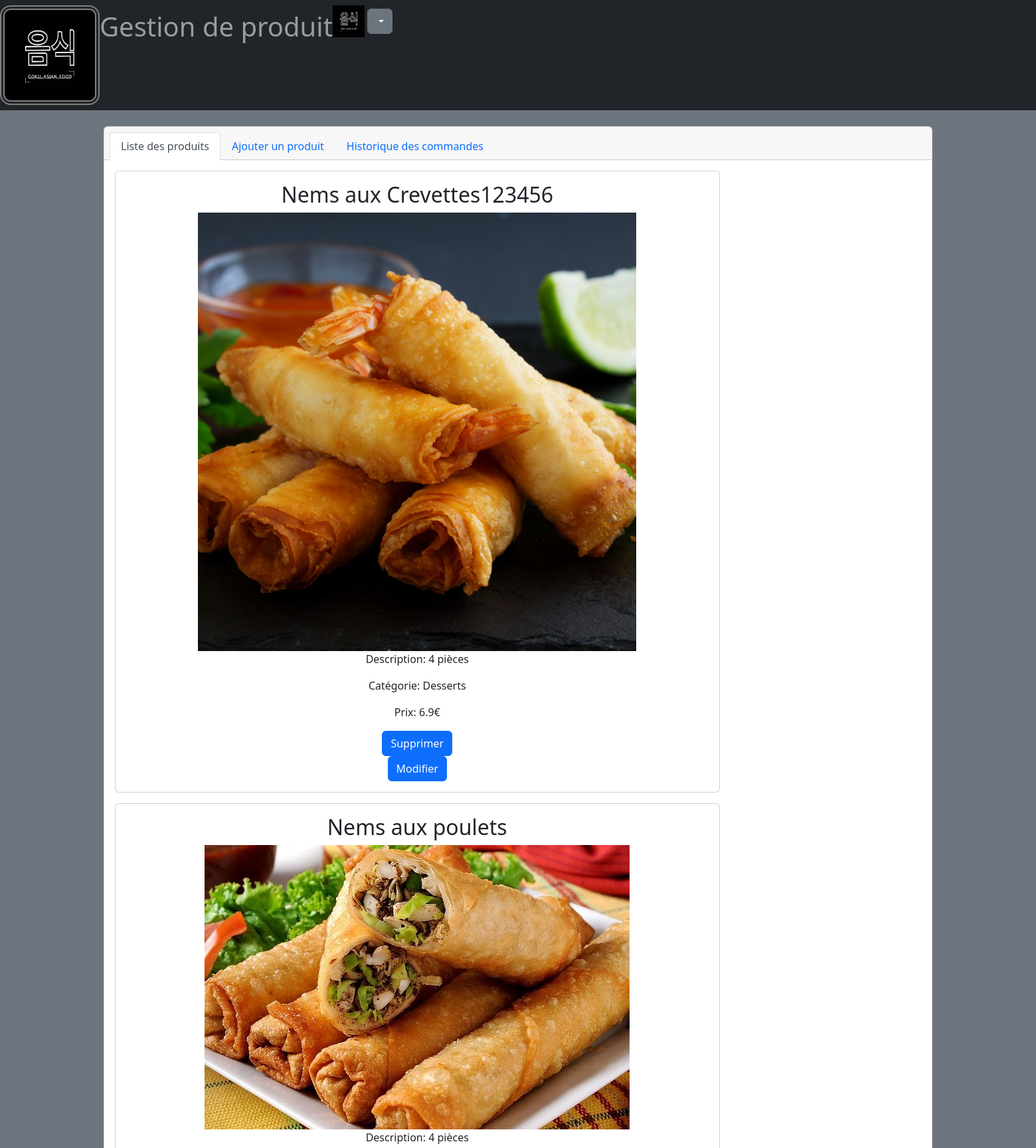
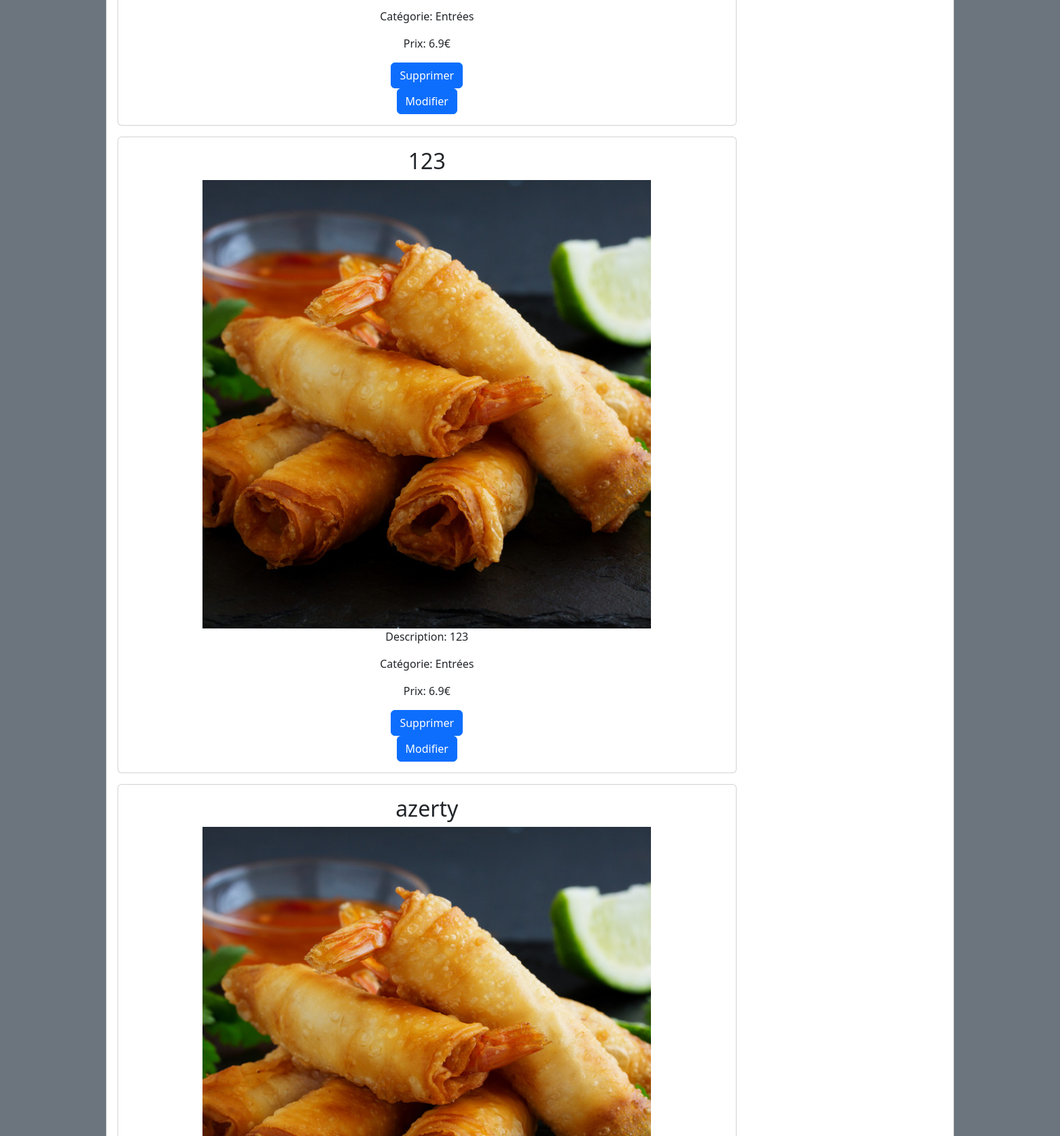
Screenshot of /admin/gestionProduit.php (upper part) with the database file from the repository (2 pictures, top to bottom).
### tables this page shows
CREATE TABLE `produits` (
  `id_produits` int(11) NOT NULL,
  `nom_produit` varchar(255) NOT NULL,
  `description` varchar(255) NOT NULL,
  `categorie` varchar(255) NOT NULL,
  `image` varchar(255) NOT NULL,
  `prix` float NOT NULL
);

### admin/gestionProduit.php (the view, shortened to what this page needs)
<?php
  include_once('../assets/php/ConnectBdd.php');
?>
<!DOCTYPE html>
<html lang="fr">
  <head>
    <link
      href="https://cdn.jsdelivr.net/npm/bootstrap@5.2.0/dist/css/bootstrap.min.css"
      rel="stylesheet"
    />
    <link rel="stylesheet" href="./css/admin.css">
  </head>
  <body class="bg-secondary">
    <nav class="navbar navbar-expand-lg navbar-dark bg-dark">
      <div class="d-flex">
        <img src="./images/logo.jpg" alt="" class="logo">
        <h1 class="navbar-text">Gestion de produit</h1>
        <div class="dropdown">
      <img alt="Logo Goku Asian Food" src="./images/logo.jpg" width="48" />
        <a class="btn btn-secondary dropdown-toggle" href="#" role="button" data-bs-toggle="dropdown" aria-expanded="false">
        </a>
      </div>
      </div>
    </nav>
    <div class="container">
                <div class='m-4'>
                  <div class='card text-center'>
                    <div class='card-header'>
                      <ul class='nav nav-tabs card-header-tabs' id='myTab'>
                        <li class='nav-item'>
                          <a href='#ListProduct' class='nav-link active' data-bs-toggle='tab'
                            >Liste des produits</a>
                        </li>
                        <li class='nav-item'>
                          <a href='#Product' class='nav-link' data-bs-toggle='tab'>Ajouter un produit</a>
                        </li>
                        <li class='nav-item'>
                          <a href='#messages' class='nav-link' data-bs-toggle='tab'
                            >Historique des commandes</a
                          >
                        </li>
                      </ul>
                    </div>
                    <div class='card-body'>
                      <div class='tab-content'>
                        <div class='tab-pane fade show active' id='ListProduct'>
                    <?php
                    foreach ($pdo->query('select * from produits')->fetchAll() as $data => $produits) {
                      echo"
                          <div class='text-center'>
                          <div class='card w-75 mb-3 ' >
                            <div class='card-body'>
                              <h2 class='card-title text-center'>{$produits['nom_produit']}</h2>
                              <img class='card-img-left' src='{$produits['image']}'>
                              <p class='card-text'>Description: {$produits['description']}</p>
                              <p class='card-text'>Catégorie: {$produits['categorie']}</p>
                              <p class='card-text'>Prix: {$produits['prix']}€</p>
                              <form action='../assets/php/supprimer.php' method='post'>
                              <input type='hidden' name='id' value='{$produits['id_produits']}'>
                              <button type='submit'class='btn btn-primary'>Supprimer</button>
                            </form>
                              <form action='../assets/php/modifier.php' method='post'>
                              <input type='hidden' name='id' value='{$produits['id_produits']}'>
                              <button type='submit'class='btn btn-primary'>Modifier</button>
                            </form>
                            </div>
                          </div>
                          </div>";
                    }
                       ?>
            </div>
          </div>
        </div>
      </div>
    </div>
  </body>
</html>

### admin/css/admin.css (style rules this page uses)
.logo { width: 150px; border: 7px double grey; border-radius: 1rem; animation: 1s linear 2s infinite running glowingLogo; }

### rows the page displays
produits: nom_produit "Nems aux Crevettes123456", image (picture), description "4 pièces", categorie "Desserts", prix "6.9"
produits: nom_produit "Nems aux poulets", image (picture), description "4 pièces", categorie "Entrées", prix "6.9"
produits: nom_produit "123", image (picture), description "123", categorie "Entrées", prix "6.9"
produits: nom_produit "azerty", image (picture)
